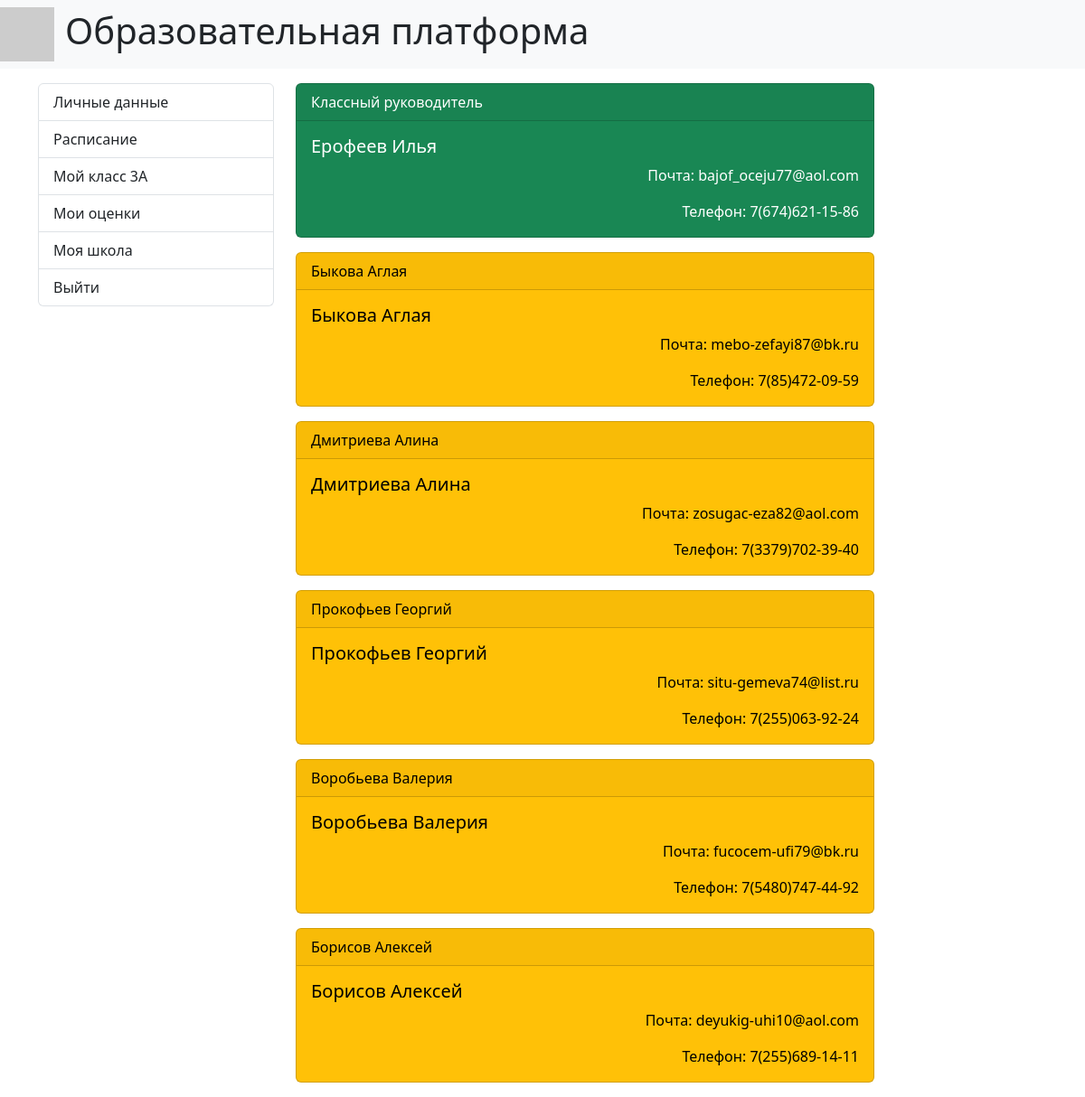
/stud_group/3/, run on the app's committed database.
### core/models.py (models this page shows, shortened)
class Student(models.Model):
    surname = models.CharField('Фамилия', max_length=250)
    name = models.CharField('Имя', max_length=250)
    lastname = models.CharField('Отчество', max_length=250, null=True)
    phone = models.CharField('Номер телефона', max_length=50, default='phone')
    email = models.CharField('Электронная почта', max_length=50, default='email')
    login = models.CharField('Логин', max_length=150, default='login')
    password = models.CharField('Пароль', max_length=150, default='password')
    group = models.ForeignKey('Group', on_delete=models.CASCADE, null=True)
    class Meta:
        verbose_name = 'Ученик'
        verbose_name_plural = 'Ученик'

class Group(models.Model):
    name = models.CharField('Класс', max_length=10)
    teacher = models.ForeignKey('Teacher', on_delete=models.CASCADE, null=True)
    school = models.ForeignKey('School', on_delete=models.CASCADE, null=True)
    class Meta:
        verbose_name = 'Класс'
        verbose_name_plural = 'Класс'

class Teacher(models.Model):
    surname = models.CharField('Фамилия', max_length=250)
    name = models.CharField('Имя', max_length=250)
    lastname = models.CharField('Отчество', max_length=250, null=True)
    phone = models.CharField('Номер телефона', max_length=50, null=True)
    email = models.CharField('Электронная почта', max_length=50, default='email')
    login = models.CharField('Логин', max_length=150, default='login')
    password = models.CharField('Пароль', max_length=150, default='password')
    school = models.ForeignKey('School', on_delete=models.CASCADE, null=True)
    subject = models.ForeignKey('Subject', on_delete=models.CASCADE, null=True)
    class Meta:
        verbose_name = 'Учитель'
        verbose_name_plural = 'Учитель'

### core/views.py (the view)
# urls.py: path('stud_group/<int:pk>/', views.StudGroupDetail.as_view(), name='stud_group'),
class StudGroupDetail(DetailView):
    model = models.Student
    template_name = 'core/stud_group.html'
    def get_context_data(self, **kwargs):
        context = super().get_context_data(**kwargs)
        student = models.Student.objects.get(pk=self.kwargs['pk'])
        group = models.Group.objects.get(pk=student.group.pk)
        teacher = models.Teacher.objects.get(group=group.pk)
        students = models.Student.objects.filter(group=group.pk)
        context['students'] = students
        context['student'] = student
        context['teacher'] = teacher
        return context

### core/templates/core/stud_group.html
{% extends 'base.html' %}
{% block sidebar %}
{% include 'inc/_student_sidebar.html' %}
{% endblock %}
{% block content %}
<div class="col-md-9">
    <div class="card text-bg-success mb-3" style="max-width: 40rem;">
        <div class="card-header"> Классный руководитель </div>
        <div class="card-body">
            <h5 class="card-title"> {{ teacher.surname }} {{ teacher.name }} </h5>
            <p class="card-text text-end">Почта: {{ teacher.email }} </p>
            <p class="card-text text-end">Телефон: {{ teacher.phone }} </p>
        </div>
    </div>
    {% for student in students %}
    <div class="card text-bg-warning mb-3" style="max-width: 40rem;">
        <div class="card-header"> {{ student.surname }} {{ student.name }} </div>
        <div class="card-body">
            <h5 class="card-title"> {{ student.surname }} {{ student.name }} </h5>
            <p class="card-text text-end">Почта: {{ student.email }} </p>
            <p class="card-text text-end">Телефон: {{ student.phone }} </p>
        </div>
    </div>
    {% endfor %}
</div>
{% endblock %}

### templates/inc/_student_sidebar.html
<div class="col-md-3">
    <ul class="list-group">
        {% if student %}
        <a href="{% url 'student' student.pk %}" class="list-group-item"> Личные данные </a>
        <a href="{% url 'stud_schedule' student.pk %}" class="list-group-item"> Расписание </a>
        <a href="{% url 'stud_group' student.pk %}" class="list-group-item"> Мой класс {{ student.group.name }} </a>
        <a href="{% url 'stud_marks' student.pk %}" class="list-group-item"> Мои оценки </a>
        <a href="{% url 'stud_school' student.pk %}" class="list-group-item"> Моя школа </a>
        {% endif %}
        <a href="{% url 'home' %}" class="list-group-item"> Выйти </a>
    </ul>
</div>

### data on the page
Student: group.name "3А", surname "Быкова", name "Аглая", email "mebo-zefayi87@bk.ru", phone "7(85)472-09-59"
Teacher: surname "Ерофеев", name "Илья", email "bajof_oceju77@aol.com", phone "7(674)621-15-86"
Student: surname "Дмитриева", name "Алина", email "zosugac-eza82@aol.com", phone "7(3379)702-39-40"
Student: surname "Прокофьев", name "Георгий", email "situ-gemeva74@list.ru", phone "7(255)063-92-24"
Student: surname "Воробьева", name "Валерия", email "fucocem-ufi79@bk.ru", phone "7(5480)747-44-92"
Student: surname "Борисов", name "Алексей", email "deyukig-uhi10@aol.com", phone "7(255)689-14-11"
